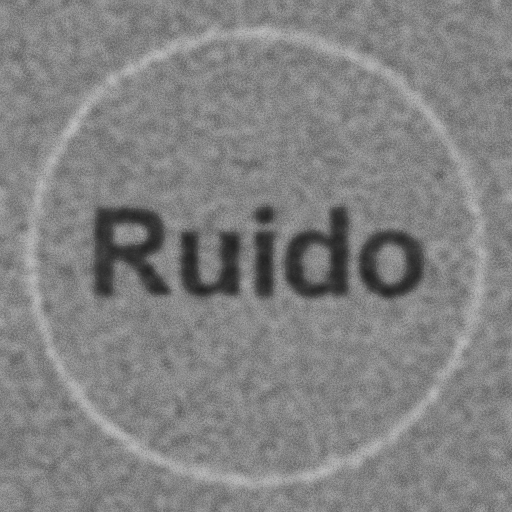
#> input picture uploads/imagem_20251025_145745_bilateral.png, 1024 x 1024 px (shown at 1/2 size)
$ python -i app.py   (imports and definitions only)
#> lines starting #> are read from the running program, lines starting #| are printed output that depends on the picture
#> further down, picture is the input picture: shape (1024, 1024, 3); min 32, max 194, mean 129.6
from flask import Flask, render_template, request, jsonify, send_from_directory
from datetime import datetime
import cv2
import os
import numpy as np

# [1 line not run here, left out]

# pasta de upload
# [1 line that did not run here, left out]
# [1 line that did not run here, left out]
# [1 line not run here, left out]

# ----- FUNÇÕES DE PROCESSAMENTO -----

# [8 lines left out: function denoise_bilateral, not called in this run]

def apply_clahe_bgr(img_bgr, clip_limit=2.0, tile_grid_size=(8, 8)):
    """
    Aplica CLAHE no canal de luminância (L) em LAB e devolve imagem BGR melhorada.
    """
#> called with clip_limit = 2, tile_grid_size = (8, 8)
    if img_bgr is None or img_bgr.size == 0:
        raise ValueError("Imagem inválida ou vazia no apply_clahe_bgr")

    lab = cv2.cvtColor(img_bgr, cv2.COLOR_BGR2LAB)
#> lab: shape (1024, 1024, 3); mean of channels 0, 1, 2 138.1, 128, 128
    L, A, B = cv2.split(lab)
#> A: shape (1024, 1024); every value is 128

    clahe = cv2.createCLAHE(
        clipLimit=float(clip_limit),
        tileGridSize=tuple(tile_grid_size)
    )

    L_eq = clahe.apply(L)
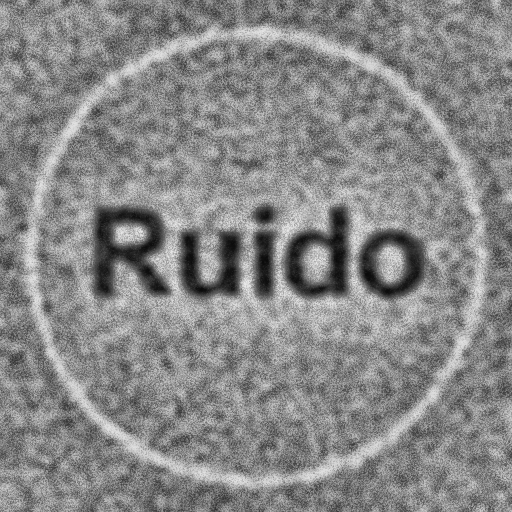
#> L_eq: shape (1024, 1024) (shown at 1/2 size); min 9, max 233, mean 135.5

    lab_eq = cv2.merge([L_eq, A, B])
#> lab_eq: shape (1024, 1024, 3); mean of channels 0, 1, 2 135.5, 128, 128
    img_bgr_eq = cv2.cvtColor(lab_eq, cv2.COLOR_LAB2BGR)

    return img_bgr_eq

# ----- ROTAS BÁSICAS -----

# [4 lines that did not run here, left out]

# [14 lines that did not run here, left out]

# [4 lines that did not run here, left out]

# ----- ROTA DENOISE BILATERAL -----

# [42 lines that did not run here, left out]

# ----- ROTA CLAHE -----

# [59 lines that did not run here, left out]

# ----- MAIN -----

# [2 lines not run here, left out]

>>> import cv2
>>> picture = cv2.imread('uploads/imagem_20251025_145745_bilateral.png')
>>> result = apply_clahe_bgr(picture)

$ run again, on uploads/imagem_20251025_160837_bilateral.png
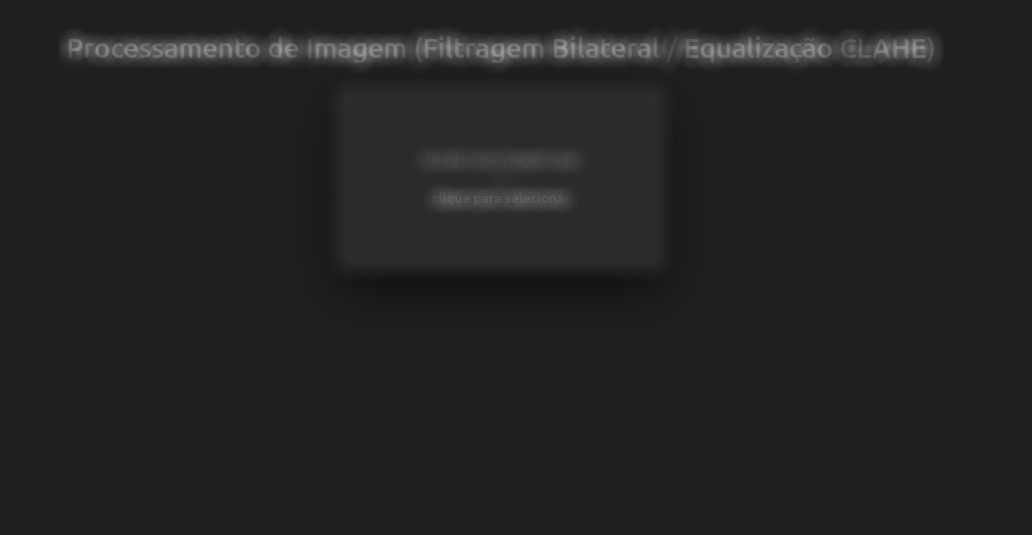
#> input picture uploads/imagem_20251025_160837_bilateral.png, 1032 x 535 px
#> picture is the input picture: shape (535, 1032, 3); min 20, max 155, mean 34.7
#> lab: shape (535, 1032, 3); mean of channels 0, 1, 2 34.4, 128, 128
#> A: shape (535, 1032); every value is 128
#> in apply_clahe_bgr, `L_eq = clahe.apply(L)`:
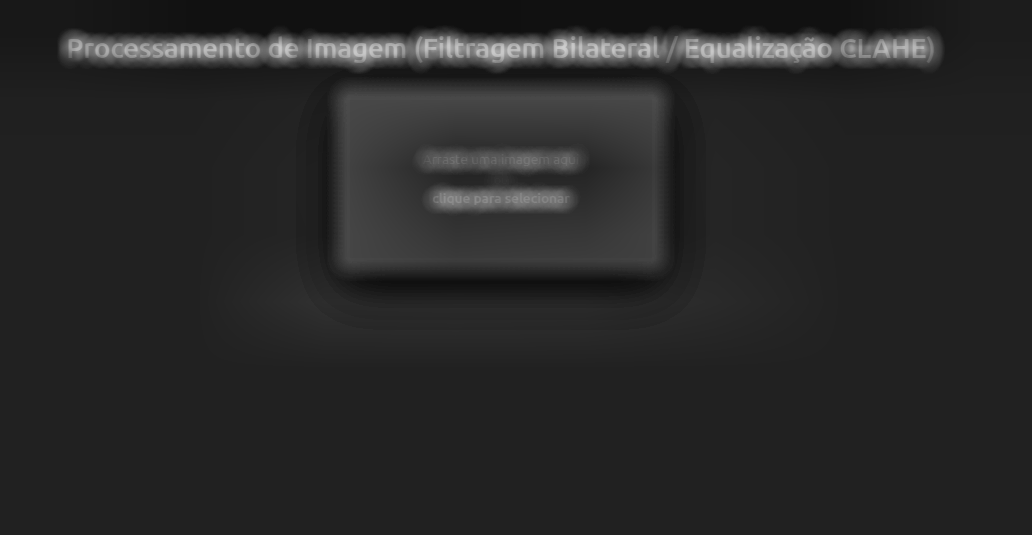
#> L_eq: shape (535, 1032); min 16, max 206, mean 39.5
#> lab_eq: shape (535, 1032, 3); mean of channels 0, 1, 2 39.5, 128, 128
